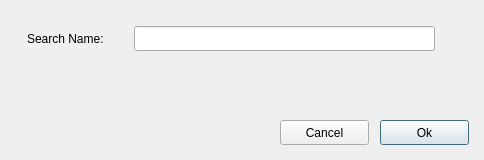
<?xml version="1.0" encoding="UTF-8"?>
<ui version="4.0">
 <class>SearchTemplNameDiag</class>
 <widget class="QDialog" name="SearchTemplNameDiag">
  <property name="geometry">
   <rect>
    <x>0</x>
    <y>0</y>
    <width>484</width>
    <height>160</height>
   </rect>
  </property>
  <property name="windowTitle">
   <string>Dialog</string>
  </property>
  <widget class="QLabel" name="label">
   <property name="geometry">
    <rect>
     <x>27</x>
     <y>30</y>
     <width>101</width>
     <height>17</height>
    </rect>
   </property>
   <property name="text">
    <string>Search Name:</string>
   </property>
  </widget>
  <widget class="QLineEdit" name="name">
   <property name="geometry">
    <rect>
     <x>134</x>
     <y>26</y>
     <width>301</width>
     <height>25</height>
    </rect>
   </property>
  </widget>
  <widget class="QPushButton" name="okBtn">
   <property name="geometry">
    <rect>
     <x>380</x>
     <y>120</y>
     <width>89</width>
     <height>25</height>
    </rect>
   </property>
   <property name="text">
    <string>Ok</string>
   </property>
  </widget>
  <widget class="QPushButton" name="cancelBtn">
   <property name="geometry">
    <rect>
     <x>280</x>
     <y>120</y>
     <width>89</width>
     <height>25</height>
    </rect>
   </property>
   <property name="text">
    <string>Cancel</string>
   </property>
  </widget>
 </widget>
 <resources/>
 <connections/>
</ui>
